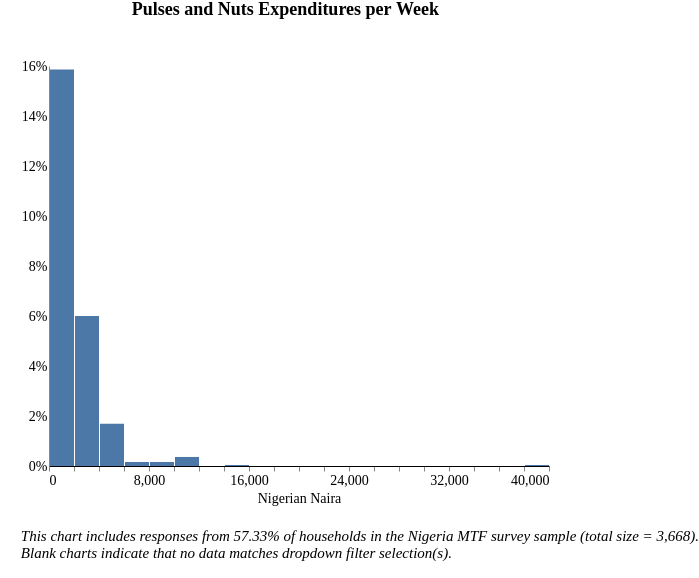

This figure's Vega-Lite source:
### Vega-Lite specification from a JSON file in a GitHub repository (floating-point values rounded to 4 significant figures; data arrays with more than 128 entries replaced by an {"elided": "..."} marker saying what was removed)
{"width": 800, "height": 400, "config": {"title": {"fontSize": 18, "font": "Times New Roman", "anchor": "center", "fontColor": "#000000"}, "axisX": {"domain": true, "domainColor": "#000000", "grid": false, "labelFont": "Times New Roman", "labelFontSize": 14, "titleFont": "Times New Roman", "titleFontSize": 14, "titleFontWeight": "normal", "title": "X Axis Title (units)"}, "axisY": {"domain": true, "grid": false, "gridColor": "#DEDDDD", "gridWidth": 1, "labelFont": "Times New Roman", "labelFontSize": 14, "labelAngle": 0, "ticks": false, "titleFont": "Times New Roman", "titleFontSize": 14, "titleFontWeight": "normal", "titlePadding": 10, "title": "Y Axis Title (units)"}, "range": {"category": ["#2980B9", "#003366", "#FFAE19", "#D68910", "#E67E22", "#D35400", "#FF4500", "#FF6162", "#438B28", "#45B39D", "#99ADC1", "#212F3C"]}, "legend": {"labelFont": "Times New Roman", "labelFontSize": 14, "symbolType": "square", "symbolSize": 100, "titleFont": "Times New Roman", "titleFontSize": 14, "titleFontWeight": "normal", "title": "Legend", "orient": "right", "offset": 0}, "tooltip": {"font": "Open Sans"}, "view": {"stroke": "transparent", "text": {"font": "Times New Roman", "color": ["#2980B9", "#003366", "#FFAE19", "#D68910", "#E67E22", "#D35400", "#FF4500", "#FF6162", "#438B28", "#45B39D", "#99ADC1", "#212F3C"], "fontSize": 14, "align": "right", "fontWeight": 400, "size": 14}, "bar": {"size": 40, "binSpacing": 1, "continuousBandSize": 30, "discreteBandSize": 30, "fill": ["#2980B9", "#003366", "#FFAE19", "#D68910", "#E67E22", "#D35400", "#FF4500", "#FF6162", "#438B28", "#45B39D", "#99ADC1", "#212F3C"], "stroke": false}}}, "concat": [{"mark": "bar", "encoding": {"tooltip": [{"field": "l_consumption_purchased", "title": "Response (Binned)", "type": "nominal"}, {"aggregate": "sum", "field": "pct", "format": ".2%", "title": "Percentage", "type": "quantitative"}], "x": {"axis": {"title": "Nigerian Naira"}, "bin": {"extent": [0, 40000], "step": 2000}, "field": "l_consumption_purchased", "scale": {"clamp": true, "domain": [0, 40000]}, "type": "quantitative"}, "y": {"aggregate": "sum", "axis": {"format": "%"}, "field": "pct", "title": "", "type": "quantitative"}}, "height": 400, "selection": {"selector039": {"type": "single", "fields": ["stove"], "bind": {"input": "select", "options": [null, "3-Stone/Open Fire Stove", "Manufactured Stove Traditional", "Koresone Stove", "LPG/Natural Gas Stove", "Electric Stove"], "labels": ["All Stove Types", "3-Stone/Open Fire Stove", "Manufactured Stove Traditional", "Koresone Stove", "LPG/Natural Gas Stove", "Electric Stove"], "name": "Primary cookstove type  "}}, "selector038": {"type": "single", "fields": ["i19a"], "bind": {"input": "select", "options": [null, "Wood purchased", "Wood collected", "Charcoal", "Kerosene", "Crop Residue/Plant Biomass", "LPG/cooking gas", "Garbage", "Electric", "Piped Natural Gas", "Charcoal Briquettes", "Coal Briquette", "Biomass Briquette", "Coal/lignite", "Other, specify"], "labels": ["All Fuel Types", "Wood purchased", "Wood collected", "Charcoal", "Kerosene", "Crop Residue/Plant Biomass", "LPG/cooking gas", "Garbage", "Electric", "Piped Natural Gas", "Charcoal Briquettes", "Coal Briquette", "Biomass Briquette", "Coal/lignite", "Other"], "name": "Primary source of cooking fuel  "}}, "selector037": {"type": "single", "fields": ["c182"], "bind": {"input": "select", "options": [null, "Dry-cell battery", "National Grid Connection", "No electricity", "Electric generator", "Other, specify", "Solar Multi-Light Product", "Solar Home System", "Solar Lantern", "Local Mini Grid connection", "Rechargeable Battery"], "labels": ["All Responses", "Dry-cell battery", "National Grid Connection", "No electricity", "Electric generator", "Other", "Solar Multi-Light Product", "Solar Home System", "Solar Lantern", "Local Mini Grid Connection", "Rechargeable Battery"], "name": "Primary source of electricity  "}}, "selector033": {"type": "single", "fields": ["locality"], "bind": {"input": "select", "options": [null, 0, 1], "labels": ["National", "Urban", "Rural"], "name": "Locality Breakdown  "}}, "selector041": {"type": "single", "fields": ["cs_aggr_tier"], "bind": {"input": "select", "options": [null, "Tier 0", "Tier 1", "Tier 2", "Tier 3", "Tier 4", "Tier 5"], "labels": ["All Tiers", "Tier 0", "Tier 1", "Tier 2", "Tier 3", "Tier 4", "Tier 5"], "name": "Cooking Tier  "}}}, "title": {"text": ["Pulses and Nuts Expenditures per Week"], "color": "black", "subtitleColor": "black", "offset": 40}, "transform": [{"joinaggregate": [{"op": "count", "field": "*", "as": "total"}]}, {"calculate": "1 / datum.total", "as": "pct"}, {"bin": {"maxbins": 20}, "field": "m", "as": "mbin"}, {"filter": {"selection": "selector039"}}, {"filter": {"selection": "selector038"}}, {"filter": {"selection": "selector037"}}, {"filter": {"selection": "selector033"}}, {"filter": {"selection": "selector041"}}], "width": 500}], "data": {"name": "data-1fd18ccf8953b312be81b08ff835f720"}, "padding": {"left": 20, "right": 0, "bottom": 0, "top": 0}, "title": {"text": ["", "", "This chart includes responses from 57.33% of households in the Nigeria MTF survey sample (total size = 3,668).", "Blank charts indicate that no data matches dropdown filter selection(s).", ""], "anchor": "start", "baseline": "bottom", "font": "Times New Roman", "fontSize": 15, "fontStyle": "italic", "fontWeight": "normal", "orient": "bottom"}, "$schema": "https://vega.github.io/schema/vega-lite/v4.17.0.json", "datasets": {"data-1fd18ccf8953b312be81b08ff835f720": {"elided": "2485 records"}}}
